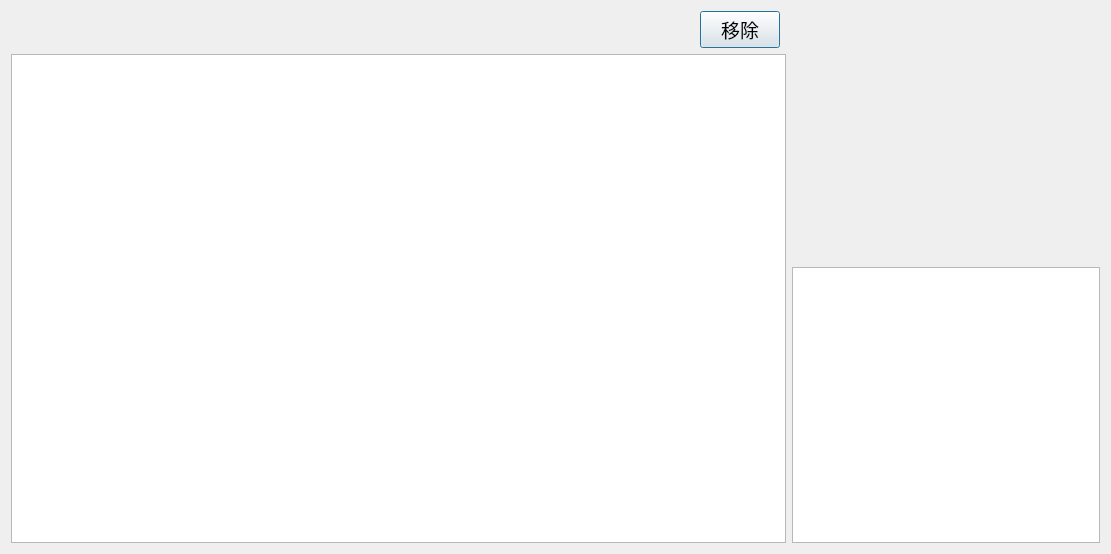
<?xml version="1.0" encoding="UTF-8"?>
<ui version="4.0">
 <class>AltSolutionWindow</class>
 <widget class="QDialog" name="AltSolutionWindow">
  <property name="geometry">
   <rect>
    <x>0</x>
    <y>0</y>
    <width>1111</width>
    <height>554</height>
   </rect>
  </property>
  <property name="font">
   <font>
    <family>等线</family>
    <pointsize>14</pointsize>
   </font>
  </property>
  <property name="windowTitle">
   <string>候选方案窗口</string>
  </property>
  <layout class="QGridLayout" name="gridLayout" columnstretch="5,0,2">
   <item row="4" column="0" colspan="2">
    <widget class="QTableView" name="solutionTable"/>
   </item>
   <item row="3" column="0">
    <layout class="QHBoxLayout" name="horizontalLayout">
     <item>
      <spacer name="horizontalSpacer">
       <property name="orientation">
        <enum>Qt::Horizontal</enum>
       </property>
       <property name="sizeHint" stdset="0">
        <size>
         <width>40</width>
         <height>20</height>
        </size>
       </property>
      </spacer>
     </item>
     <item>
      <widget class="QPushButton" name="delButton">
       <property name="text">
        <string>移除</string>
       </property>
      </widget>
     </item>
    </layout>
   </item>
   <item row="3" column="2" rowspan="2">
    <layout class="QVBoxLayout" name="verticalLayout">
     <item>
      <layout class="QHBoxLayout" name="horizontalLayout_3">
       <item>
        <widget class="ChipView" name="chipView" native="true">
         <property name="sizePolicy">
          <sizepolicy hsizetype="Fixed" vsizetype="Fixed">
           <horstretch>0</horstretch>
           <verstretch>0</verstretch>
          </sizepolicy>
         </property>
         <property name="minimumSize">
          <size>
           <width>250</width>
           <height>250</height>
          </size>
         </property>
         <property name="maximumSize">
          <size>
           <width>250</width>
           <height>250</height>
          </size>
         </property>
        </widget>
       </item>
      </layout>
     </item>
     <item>
      <widget class="QTableView" name="chipsTable">
       <property name="sizePolicy">
        <sizepolicy hsizetype="Expanding" vsizetype="Expanding">
         <horstretch>0</horstretch>
         <verstretch>0</verstretch>
        </sizepolicy>
       </property>
      </widget>
     </item>
    </layout>
   </item>
  </layout>
 </widget>
 <layoutdefault spacing="6" margin="11"/>
 <customwidgets>
  <customwidget>
   <class>ChipView</class>
   <extends>QWidget</extends>
   <header>ChipView/ChipView.h</header>
   <container>1</container>
  </customwidget>
 </customwidgets>
 <resources/>
 <connections/>
</ui>
